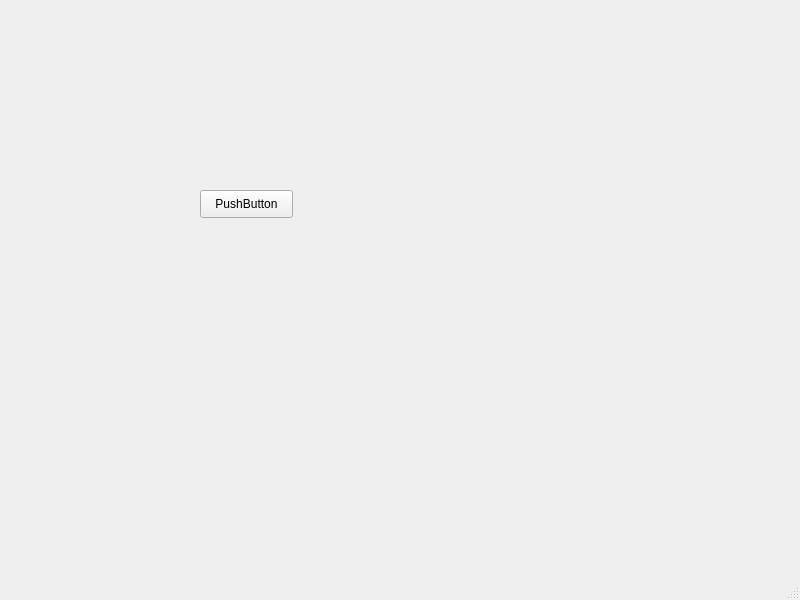
<?xml version="1.0" encoding="UTF-8"?>
<ui version="4.0">
 <class>MainWindow</class>
 <widget class="QMainWindow" name="MainWindow">
  <property name="geometry">
   <rect>
    <x>0</x>
    <y>0</y>
    <width>800</width>
    <height>600</height>
   </rect>
  </property>
  <property name="windowTitle">
   <string>MainWindow</string>
  </property>
  <widget class="QWidget" name="centralwidget">
   <widget class="QPushButton" name="pushButton">
    <property name="geometry">
     <rect>
      <x>200</x>
      <y>190</y>
      <width>93</width>
      <height>28</height>
     </rect>
    </property>
    <property name="text">
     <string>PushButton</string>
    </property>
   </widget>
  </widget>
  <widget class="QMenuBar" name="menubar">
   <property name="geometry">
    <rect>
     <x>0</x>
     <y>0</y>
     <width>800</width>
     <height>26</height>
    </rect>
   </property>
  </widget>
  <widget class="QStatusBar" name="statusbar"/>
 </widget>
 <resources/>
 <connections/>
</ui>
